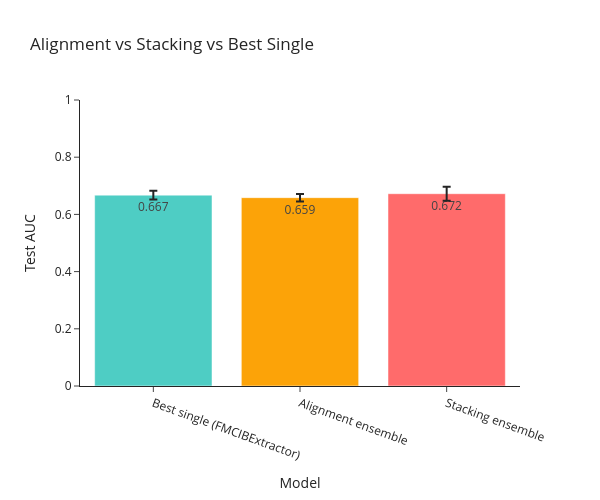

The notebook cell this image was saved under:
### Markdown cell above
## Ensemble Comparison Summary

Visualize alignment ensemble, stacked ensemble, and the best single model in one chart.

### Code cell
# Compare ensembles against best single model
if 'ensemble_mean' not in globals() or 'stacking_mean' not in globals():
    raise RuntimeError("Run alignment and stacking sections first.")

best_single_mean = best_model_score
best_single_name = best_model_name
best_single_ci = 1.96 * np.std(individual_ensemble_scores[best_single_name], ddof=1) / np.sqrt(len(individual_ensemble_scores[best_single_name]))

labels = [f"Best single ({best_single_name})", "Alignment ensemble", "Stacking ensemble"]
means = [best_single_mean, ensemble_mean, stacking_mean]
errors = [best_single_ci, ensemble_ci, stacking_ci]
colors = ['#4ECDC4', '#FCA308', '#FF6B6B']

fig = go.Figure()
fig.add_trace(go.Bar(
    x=labels,
    y=means,
    error_y=dict(type='data', array=errors),
    marker_color=colors,
    text=[f"{m:.3f}" for m in means],
    textposition='auto'
))

fig.update_layout(
    title='Alignment vs Stacking vs Best Single',
    xaxis_title='Model',
    yaxis_title='Test AUC',
    height=500,
    width=600,
    template='simple_white',
    xaxis_tickangle=20
)
fig.update_yaxes(range=[0, 1.0])
fig.show()

print(f"Stacking uplift over best single: {stacking_mean - best_single_mean:+.4f}")
print(f"Stacking uplift over alignment ensemble: {stacking_mean - ensemble_mean:+.4f}")

### Figure 1 — Plotly figure (JSON) as saved in the notebook; plotly's stock layout.template omitted (floating-point values rounded to 4 significant figures)
{"data": [{"error_y": {"array": [0.01497, 0.01299, 0.02469], "type": "data"}, "marker": {"color": ["#4ECDC4", "#FCA308", "#FF6B6B"]}, "text": ["0.667", "0.659", "0.672"], "textposition": "auto", "type": "bar", "x": ["Best single (FMCIBExtractor)", "Alignment ensemble", "Stacking ensemble"], "y": [0.6674, 0.6585, 0.6723]}], "layout": {"height": 500, "title": {"text": "Alignment vs Stacking vs Best Single"}, "width": 600, "xaxis": {"tickangle": 20, "title": {"text": "Model"}}, "yaxis": {"range": [0, 1], "title": {"text": "Test AUC"}}}}
